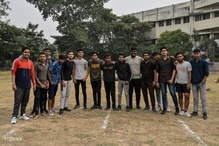
#> input picture x1.jpg, 219 x 146 px, shrunk from 1087 x 723 before the run
$ python lowpoly.py
#> lines starting #> are read from the running program, lines starting #| are printed output that depends on the picture; after the words box and inside, x2 and y2 are one past the last pixel; in counts of white or black regions, pixels touching at a corner belong together
# [4 lines of commented-out code are left out]


import cv2
import numpy as np
import random
from PIL import Image, ImageEnhance

# === CONFIG ===
image_path = "x1.jpg"     # Input image
output_path = "low_poly_result.png"  # Output image
num_points = 50000         # Number of points (controls detail)

# === Load image ===
img = cv2.imread(image_path)
#> img is the input picture: shape (146, 219, 3); mean B, G, R 84.2, 98.6, 107.9
h, w, _ = img.shape
#> h = 146; w = 219

# === Preprocess for detail detection ===
gray = cv2.cvtColor(img, cv2.COLOR_BGR2GRAY)
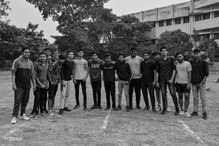
#> gray: shape (146, 219); min 0, max 239, mean 99.8
edges = cv2.Canny(gray, 100, 200)
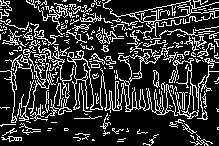
#> edges: shape (146, 219); 20.6% white in thin lines or dots

# Pick points from edges + random points
points = []

# More points in detailed areas (edges)
edge_points = np.column_stack(np.where(edges > 0))
#> edge_points = 6600 pairs, first value 0 to 145, second value 0 to 218
for (y, x) in edge_points[::max(1, len(edge_points)//(num_points//2))]:
    points.append((x, y))
#> this loop made 6600 passes
#> (y, x) on passes 1 to 3: (0, 0), (0, 3), (0, 26)
#> after the loop, points = 6600 pairs, first value 0 to 218, second value 0 to 145

# Add some random points for variety
for _ in range(num_points//2):
    points.append((random.randint(0, w-1), random.randint(0, h-1)))
#> after the loop, points = 31600 items

# Add image corners
points.extend([(0, 0), (w-1, 0), (0, h-1), (w-1, h-1)])

# === Delaunay Triangulation ===
rect = (0, 0, w, h)
#> rect = (0, 0, 219, 146)
subdiv = cv2.Subdiv2D(rect)
for p in points:
    subdiv.insert((int(p[0]), int(p[1])))
#> this loop made 31604 passes
#> p on passes 1 to 3: (0, 0), (3, 0), (26, 0)

triangles = subdiv.getTriangleList()
triangles = np.array(triangles, dtype=np.int32)

# === Draw triangles ===
output = np.zeros_like(img)

for t in triangles:
    pts = [(t[0], t[1]), (t[2], t[3]), (t[4], t[5])]
    pts = np.array(pts, np.int32)

    if np.any(pts[:, 0] < 0) or np.any(pts[:, 1] < 0) or np.any(pts[:, 0] >= w) or np.any(pts[:, 1] >= h):
        continue

    # Mask for triangle
    mask = np.zeros((h, w), dtype=np.uint8)
    cv2.fillConvexPoly(mask, pts, 1)

    # Average color inside triangle
    mean_color = cv2.mean(img, mask=mask)
    color = (int(mean_color[0]), int(mean_color[1]), int(mean_color[2]))

    # Fill triangle
    cv2.fillConvexPoly(output, pts, color)
#> this loop made 40236 passes
#> (pts, mean_color, color) on passes 1 to 3: ([[216, 1], [215, 2], [215, 1]], (149.7, 162.3, 169.7, 0), (149, 162, 169)), ([[215, 2], [216, 1], [216, 2]], (135.7, 148, 154.7, 0), (135, 148, 154)), ([[0, 1], [0, 0], [1, 1]], (94.67, 99.67, 97.67, 0), (94, 99, 97))
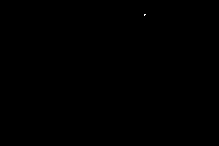
#> mask: shape (146, 219); values 0 (black) and 1 (white), 0.01% white in thin lines or dots, all inside (x1, y1, x2, y2) = (144, 14, 146, 16)
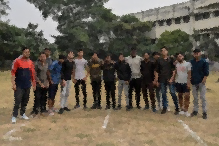
#> output: shape (146, 219, 3); mean B, G, R 83.7, 98.1, 107.4

# === Convert to PIL for final enhancement ===
pil_img = Image.fromarray(cv2.cvtColor(output, cv2.COLOR_BGR2RGB))

# Slightly boost saturation for better look
enhancer = ImageEnhance.Color(pil_img)
final_img = enhancer.enhance(1.2)  # 1.0 = original, >1 more saturation

# Save and show result
final_img.save(output_path)
final_img.show()

$ run again, with Harshit2.jpg copied over x1.jpg
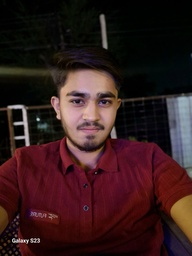
#> input picture Harshit2.jpg, 192 x 256 px, shrunk from 960 x 1280 before the run
#> img is the input picture: shape (256, 192, 3); mean B, G, R 28.3, 27.7, 52.3
#> `edges = cv2.Canny(gray, 100, 200)`:
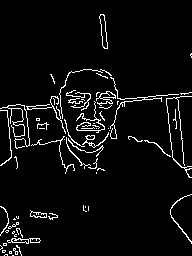
#> edges: shape (256, 192); 5% white in thin lines or dots
#> edge_points = 2478 pairs, first value 14 to 255, second value 0 to 191
#> the loop `for (y, x) in edge_points[::max(1, len(edge_points)//(num_points//2))]:` made 2478 passes
#> (y, x) on passes 1 to 3: (14, 100), (14, 101), (14, 102)
#> after the loop `for (y, x) in edge_points[::max(1, len(edge_points)//(num_points//2))]:`: points = 2478 pairs, first value 0 to 191, second value 14 to 255
#> after the loop `for _ in range(num_points//2):`: points = 27478 items
#> the loop `for p in points:` made 27482 passes
#> p on passes 1 to 3: (100, 14), (101, 14), (102, 14)
#> the loop `for t in triangles:` made 41741 passes
#> (pts, mean_color, color) on passes 2 to 4: ([[95, 6], [97, 4], [96, 6]], (0.6, 0.8, 0.6, 0), (0, 0, 0)), ([[98, 15], [99, 15], [99, 16]], (18.33, 23.33, 22.33, 0), (18, 23, 22)), ([[99, 15], [98, 15], [98, 14]], (6.67, 11.33, 9, 0), (6, 11, 9))
#> after the loop `for t in triangles:`:
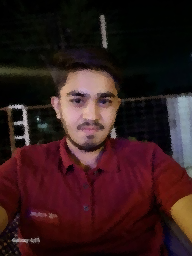
#> output: shape (256, 192, 3); mean B, G, R 27.8, 27.2, 51.8

$ run again, with c1.jpg copied over x1.jpg
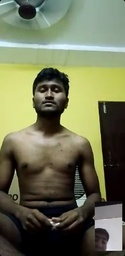
#> input picture c1.jpg, 125 x 256 px, shrunk from 620 x 1270 before the run
#> img is the input picture: shape (256, 125, 3); mean B, G, R 86.1, 115.3, 111.7
#> `edges = cv2.Canny(gray, 100, 200)`:
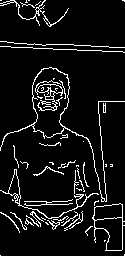
#> edges: shape (256, 125); 7.8% white in thin lines or dots
#> edge_points = 2500 pairs, first value 0 to 255, second value 0 to 124
#> the loop `for (y, x) in edge_points[::max(1, len(edge_points)//(num_points//2))]:` made 2500 passes
#> (y, x) on passes 1 to 3: (0, 0), (0, 1), (0, 10)
#> after the loop `for (y, x) in edge_points[::max(1, len(edge_points)//(num_points//2))]:`: points = 2500 pairs, first value 0 to 124, second value 0 to 255
#> after the loop `for _ in range(num_points//2):`: points = 27500 items
#> the loop `for p in points:` made 27504 passes
#> p on passes 1 to 3: (0, 0), (1, 0), (10, 0)
#> the loop `for t in triangles:` made 36455 passes
#> (pts, mean_color, color) on passes 1 to 3: ([[0, 1], [0, 0], [1, 0]], (97.33, 100.3, 74.33, 0), (97, 100, 74)), ([[1, 0], [3, 2], [1, 2]], (152.3, 155.7, 128.7, 0), (152, 155, 128)), ([[3, 2], [1, 0], [3, 0]], (147.8, 151, 124.5, 0), (147, 151, 124))
#> after the loop `for t in triangles:`:
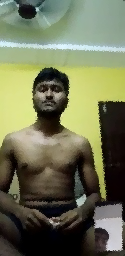
#> output: shape (256, 125, 3); mean B, G, R 85.6, 114.8, 111.3

$ run again, with f1.jpg copied over x1.jpg
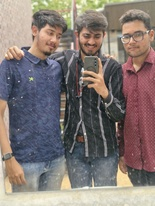
#> input picture f1.jpg, 155 x 206 px, shrunk from 768 x 1024 before the run
#> img is the input picture: shape (206, 155, 3); mean B, G, R 115.9, 119.5, 130.3
#> `edges = cv2.Canny(gray, 100, 200)`:
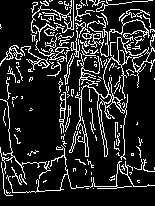
#> edges: shape (206, 155); 15.2% white in thin lines or dots
#> edge_points = 4869 pairs, first value 0 to 195, second value 0 to 154
#> the loop `for (y, x) in edge_points[::max(1, len(edge_points)//(num_points//2))]:` made 4869 passes
#> (y, x) on passes 1 to 3: (0, 45), (0, 49), (0, 51)
#> after the loop `for (y, x) in edge_points[::max(1, len(edge_points)//(num_points//2))]:`: points = 4869 pairs, first value 0 to 154, second value 0 to 195
#> after the loop `for _ in range(num_points//2):`: points = 29869 items
#> the loop `for p in points:` made 29873 passes
#> p on passes 1 to 3: (45, 0), (49, 0), (51, 0)
#> the loop `for t in triangles:` made 38778 passes
#> (pts, mean_color, color) on passes 1 to 3: ([[45, 0], [43, 1], [42, 0]], (168.5, 208.7, 193.3, 0), (168, 208, 193)), ([[43, 1], [45, 0], [44, 1]], (177, 216.3, 201.7, 0), (177, 216, 201)), ([[44, 1], [45, 0], [45, 1]], (180.3, 218, 203.7, 0), (180, 218, 203))
#> after the loop `for t in triangles:`:
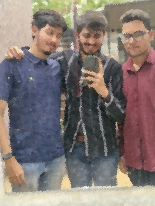
#> output: shape (206, 155, 3); mean B, G, R 115.3, 118.9, 129.7
